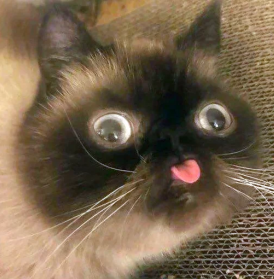
#> input picture group 414/lab1/Sadovnik_Illia/img.png, 274 x 279 px
$ python main.py
#> lines starting #> are read from the running program, lines starting #| are printed output that depends on the picture
import copy

import cv2
import numpy as np


def filter2d(image_array: np.array, kernel_array: np.array):

    result = np.zeros_like(image_array)
    copy_image = copy.deepcopy(image_array)

    for i in range(kernel_array.shape[0]+1):
        copy_image = np.pad(copy_image, [(0, 1), (0, 1)], mode='constant')

    for x in range(image.shape[0]):
        for y in range(image.shape[1]):
            result[x][y] = (np.array(copy_image[x:(x+kernel_array.shape[0]), y: (y+kernel_array.shape[1])])
                            * np.array(kernel_array)).sum()

    return result


# read image

image = cv2.imread('img.png',0)
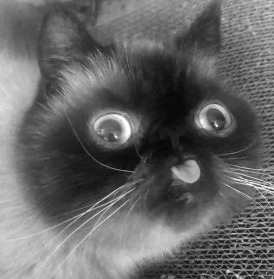
#> image: shape (279, 274); min 5, max 254, mean 101.4

cv2.imshow('image', image)
cv2.waitKey(0)


# Roberts

kernel_Roberts_y = np.array([[0, -1],
                             [1, 0]])
kernel_Roberts_x = np.array([[-1, 0],
                             [0, 1]])


# Sobel


kernel_Sobel_x = np.array([[-10, 0, 1],
                           [-2, 0, 2],
                           [-10, 0, 1]])
kernel_Sobel_y = np.array([[1, 2, 1],
                           [0, 0, 0],
                           [-1, -2, -1]])


# filter2d


output = filter2d(image, kernel_Sobel_y)
#> the loop in filter2d, `for i in range(kernel_array.shape[0]+1):` made 4 passes
#> pass 1, in filter2d, `copy_image = np.pad(copy_image, [(0, 1), (0, 1)], mode='constant')`:
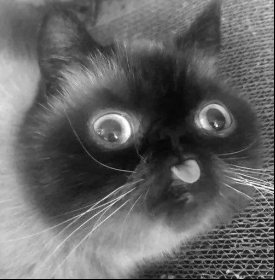
#> copy_image: shape (280, 275); min 0, max 254, mean 100.7
#> pass 2, in filter2d, `copy_image = np.pad(copy_image, [(0, 1), (0, 1)], mode='constant')`:
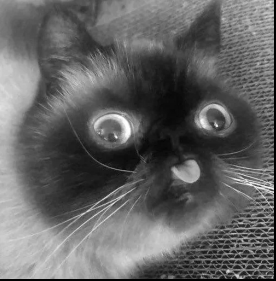
#> copy_image: shape (281, 276); min 0, max 254, mean 99.9
#> pass 3, in filter2d, `copy_image = np.pad(copy_image, [(0, 1), (0, 1)], mode='constant')`:
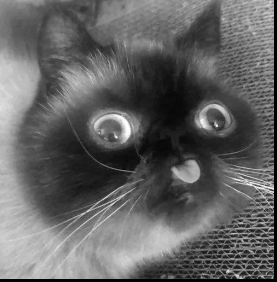
#> copy_image: shape (282, 277); min 0, max 254, mean 99.2
#> after the loop in filter2d, `for i in range(kernel_array.shape[0]+1):`:
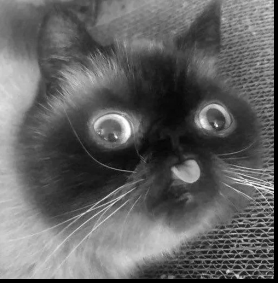
#> copy_image: shape (283, 278); min 0, max 254, mean 98.5
#> after the loop in filter2d, `for x in range(image.shape[0]):`:
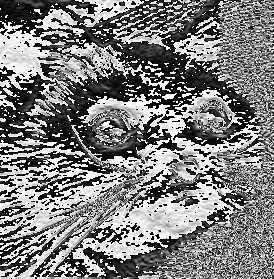
#> result: shape (279, 274); min 0, max 255, mean 125.4


# output


cv2.imshow('image', output)
cv2.waitKey(0)


# test

# output = cv2.filter2D(image, -1, kernel_Sobel_y)
# cv2.imshow('image', output)
# cv2.waitKey(0)
